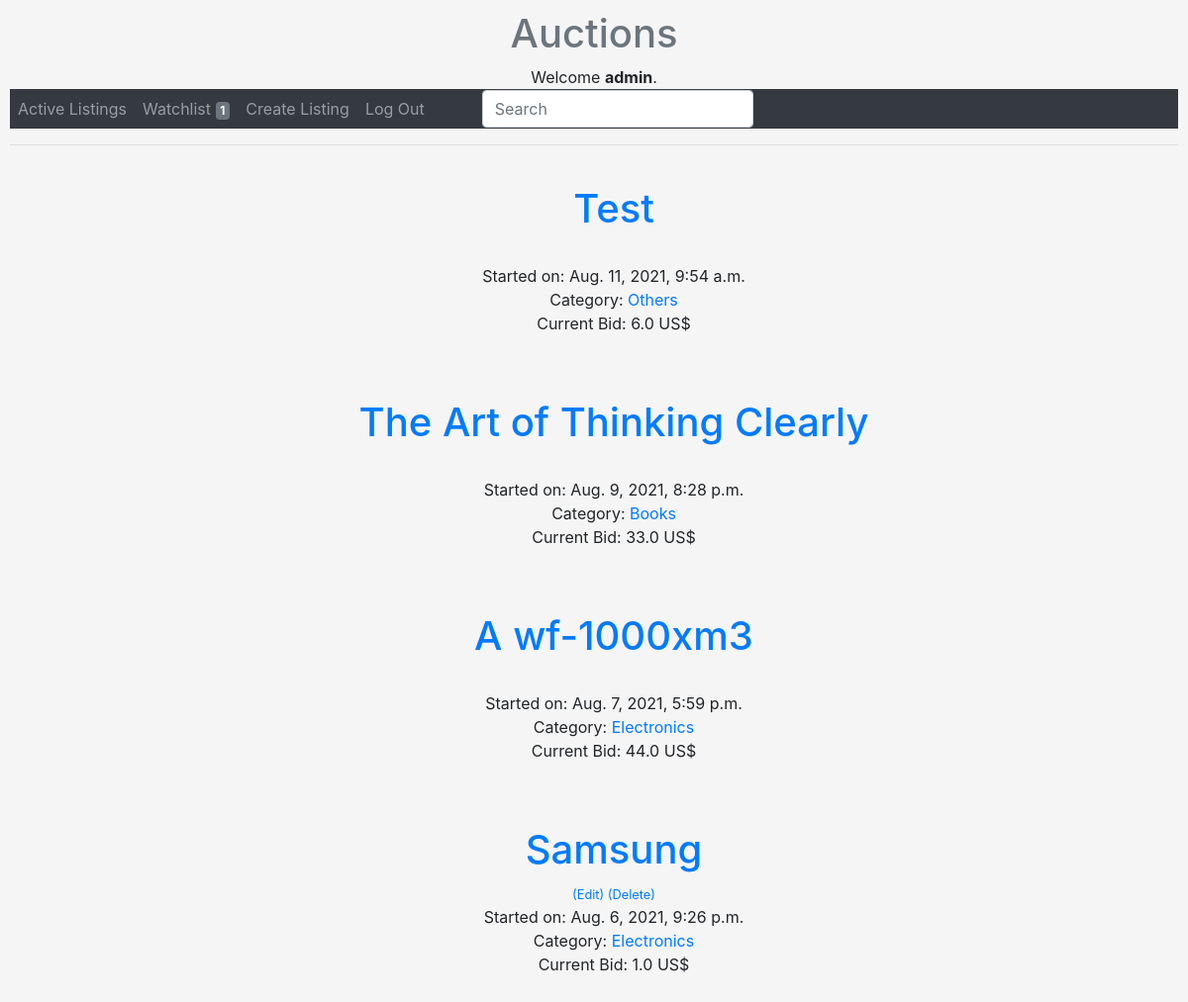
The page / (signed in) on the database its author committed.
### auctions/models.py (models this page shows, shortened)
class User(AbstractUser):
    pass

class Listing(models.Model):
    owner = models.ForeignKey(User, on_delete=models.CASCADE, related_name='owner')
    item = models.CharField(max_length=64)
    description = models.TextField(max_length=256)
    time = models.DateTimeField(auto_now_add=True)
    category = models.CharField(max_length=255, default='')
    image = models.ImageField( null=True, blank=True, upload_to='media/')
    price = models.FloatField(validators = [MinValueValidator(1)])
    final_bid = models.ForeignKey(Bid, on_delete=models.CASCADE, related_name='final_bid', blank=True, null=True)
    closed = models.BooleanField(default=False)
    bids = models.ManyToManyField(Bid, blank=True, related_name="bids")

### auctions/views.py (the view)
# urls.py: path('', index.as_view(), name="index"),
class index(ListView):
    model = Listing
    template_name = 'index.html'
    ordering = ['-id']

### auctions/templates/auctions/listing_list.html (shortened to what this page needs)
{% extends "auctions/layout.html" %}
{% block body %}
<br>
{% for x in object_list %}
    <ol><a href="{% url 'DetailView' x.id %}">  <h1>{{x.item}}</h1>  </a>
    {% if user.is_authenticated %}
        {% if user.id == x.owner.id %}
            <small><a href="{% url 'Edit_list' x.pk %}"> (Edit) </a></small> <small><a href="{% url 'Delete_list' x.pk %}"> (Delete) </a></small>
        {% endif %}
    <br>
    Started on: {{x.time}}
    <br>
    Category: <a href="{% url 'Category' x.category %}">  {{x.category}}  </a>
    <br>
    Current Bid: {{x.price}} US$
    </ol>
    <br><br>
{% endfor %}
{% endblock %}

### auctions/templates/auctions/layout.html (shortened to what this page needs)
{% load static %}
<!DOCTYPE html>
<html lang="en">
    <head >
        <link rel="stylesheet" href="https://stackpath.bootstrapcdn.com/bootstrap/4.4.1/css/bootstrap.min.css">
        <link href="{% static 'auctions/styles.css' %}" rel="stylesheet">
    </head>
    <body style="background-color:#F5F5F5;text-align:center;" >
    <div class="text-muted">
        <h1 style="text-align:center; ">Auctions</h1>
    </div>
        <div>
            {% if user.is_authenticated %}
                Welcome  <strong>{{ user.username }}</strong>.
            {% else %}
                Not signed in.
            {% endif %}
        </div>
        <nav class="nabar navbar-expand-lg navbar-dark bg-dark ">
        <ul class="navbar-nav mr-auto  navbar-dark ">
            <li class="nav-item">
                <a class="nav-link" href="{% url 'index' %}">Active Listings</a>
            </li>
             {% if user.is_authenticated %}
                <li class="nav-item">
                    <a class="nav-link" href="{% url 'watchlist' %}">Watchlist <span class="badge badge-secondary">{{ user.watchlist.count }}</span></a>
                </li>
                <li class="nav-item">
                    <a class="nav-link" href="{% url 'new_listing' %}">Create Listing</a>
                </li>
                <li class="nav-item">
                    <a class="nav-link" href="{% url 'logout' %}">Log Out </a>
                </li>
                <div class="a">
                <form class="form-inline">
                    <input class="form-control mr-sm-2" type="search" placeholder="Search" aria-label="Search">
                </form>
                </div>
            {% endif %}
        </ul>
        </nav>
        <hr>
        {% block body %}
        {% endblock %}
    </body>
</html>

### auctions/static/auctions/styles.css (style rules this page uses)
body { padding: 10px; }

### auctions/templates/auctions/layout.html (style rules this page uses)
div.a { text-align: right; padding-left: 50px; padding-top: 1px; }

### rows shown on the page
User: username "admin", watchlist.count "1"
Listing: item "Test", time "Aug. 11, 2021, 9:54 a.m.", category "Others", price "6.0"
Listing: item "The Art of Thinking Clearly", time "Aug. 9, 2021, 8:28 p.m.", category "Books", price "33.0"
Listing: item "A wf-1000xm3", time "Aug. 7, 2021, 5:59 p.m.", category "Electronics", price "44.0"
Listing: item "Samsung", shows "(Edit)", time "Aug. 6, 2021, 9:26 p.m.", category "Electronics", price "1.0"
